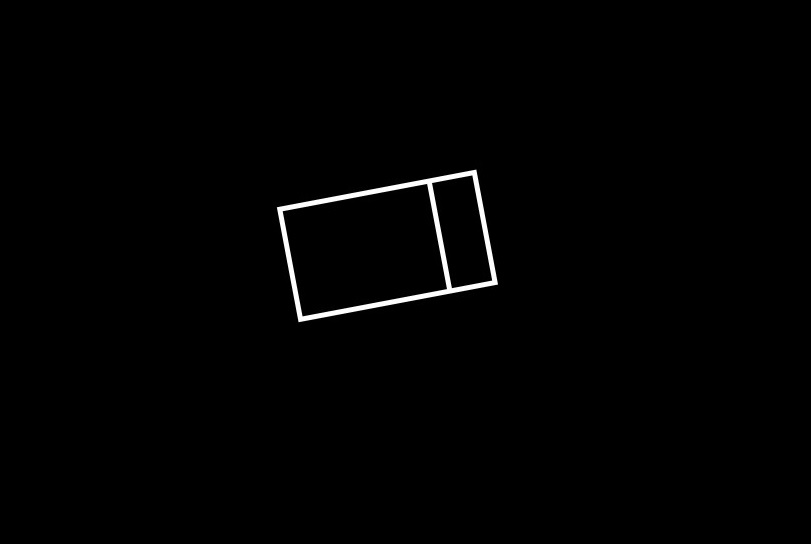
#> input picture samples/horzTilt.jpg, 811 x 544 px, found by its file name
$ python tryBox.py   (Python 2 division)   (older library calls are emulated)
#> lines starting #> are read from the running program, lines starting #| are printed output that depends on the picture; after the words box and inside, x2 and y2 are one past the last pixel; in counts of white or black regions, pixels touching at a corner belong together
### ImageProcessing.py
import cv2
import numpy as np
import math
import os

# [5 lines left out: function displayImage, not called in this run]

# draws display over a blank backgorund for temp display
def displayContours(contours, height, width):
	displayImage(getPlainDrawnContours(contours, height, width), 'contours')
	return

# binarizes img (any type)
def binarize(img):
	temp = img
	temp = grayscale(img)
	thresh, temp = cv2.threshold(temp,127,255,cv2.THRESH_OTSU)
	return thresh, temp

# enables indexed img path to be written to sample path provided
# useful to observe how images change with each iteration
# [4 lines left out: function iterativeWrites, not called in this run]

# less white
def erode(img, x=3, i=1):
	kernel = np.ones((x,x), np.uint8)
	return cv2.erode(img, kernel, iterations=i)

# more white
def dilate(img, x=3, i=1):
	kernel = np.ones((x,x), np.uint8)
	return cv2.dilate(img, kernel, iterations=i)

def resize(img, factor=0.3):
	temp = img
	return cv2.resize(temp, (0,0), fx=factor, fy=factor)

# grayscales img (returns img untouched if is already grayscale)
def grayscale(img):
	if len(img.shape) > 2:
		return cv2.cvtColor(img, cv2.COLOR_BGR2GRAY)
	else:
		return img

# returns if box provided is of horizontal orientation
# box is an array of tuples representing a rect contour
# sample parameter
# [[709 475] [331 475] [332 257] [709 257]]
# [29 lines left out: function isHorz, not called in this run]

def getPlainDrawnContours(contours, height, width, mark = False):
	img = np.zeros((height,width,3), np.uint8)

	try:
		if mark:
			for c in contours:
				img = drawContours(img, c, isHorz(c[0]))
		else:
			for c in contours:
				img = drawContours(img, c)
		return img
	except:
		if mark:
			return drawContours(img, contours, isHorz(c[0]))
		else:
			return drawContours(img, contours)

# grayscales & binarizes image
# returns editedImage, contours, and hierarchy
def getContours(img):
	img = grayscale(img)
	img2, contours, hierarchy = cv2.findContours(img, cv2.RETR_TREE, cv2.CHAIN_APPROX_SIMPLE)
	return img2, contours, hierarchy

# same as getContours() but sorted by area
def getSortedContours(img):
	img, contours, hierarchy = getContours(img)
	contours = sorted(contours, key=cv2.contourArea, reverse=True)
	return img, contours, hierarchy

# [29 lines left out: functions drawDot, drawContours, not called in this run]

# -ve angle = clockwise
# +ve angle = anti-clockwise
# returns rotated image based on angle provided
def rotateImage(img, angle):
	temp = img
	(h, w) = img.shape[:2]
	center = (w // 2, h // 2)
	M = cv2.getRotationMatrix2D(center, angle, 1.0)
	rotated = cv2.warpAffine(temp, M, (w, h), flags=cv2.INTER_CUBIC, borderMode=cv2.BORDER_TRANSPARENT)
	return rotated

# wraps a min area rect around a contour provided
# returns 3 return values from cv2.minAreaRect,
# and a [box] for drawing purposes with drawContours()
# [59 lines left out: functions getMinAreaRectFromContour, getMinAreaRectsFromImage, drawRects, not called in this run]

# takes in any kind of image
# returns an angle that would fix any misalignment based on contour orientation, e.g. text
def getAlignAngle(img):
	temp = img

	if len(temp.shape) > 2:
		temp = cv2.cvtColor(img, cv2.COLOR_BGR2GRAY)

	thresh, temp = binarize(temp)

	height, width = temp.shape

	# this erode and dilation is based on MAILROOM's context.
	# erode and dilate accordingly when dealing with different images
	temp = erode(temp, 5, 10)
	temp = dilate(temp, 5, 5)

	_, contours, hierarchy = getSortedContours(temp)

	contours = filter(lambda c: not isOutlier(cv2.contourArea(c), map(lambda c: cv2.contourArea(c), contours), 'upper'), contours)

	angles = [0]
	detectedContours = []
	horzCounter = 0
	vertCounter = 0

	# contour = contours[0]
	for contour in contours:
		center, (w, h), angle, [box] = getMinAreaRectFromContour(contour)

		detectedContours.append([box])
		if angle != 0:
			angles.append(angle)
		if isHorz([box][0]):
			horzCounter = horzCounter + 1
		else:
			vertCounter = vertCounter + 1

	contoursImg = getPlainDrawnContours(detectedContours, height, width, True)
	angles = removeOutliers(angles)
	angle = findAverageMedian(angles)
	# print 'og angle: ', angle

	orientationIsHorz = horzCounter > vertCounter

	# if current orientation is perfect vert
	if not orientationIsHorz and angle == 0:
		# print 'is perfect vert. Forcing 90 degree turn'
		if angle < 0:
			angle = angle - 90
		else:
			angle = angle + 90

	# if current orientation is horz and rotation > 45 (causing a horz -> vert rotation)
	if orientationIsHorz:
		# print 'is horz. Preventing to-vert-rotation'
		if -45>angle>-90:
			angle = 90 + angle
	else:
		# print 'is vert. Converting -ve to +ve to maximize upright probability'
		angle = -angle

	# # diagnostics-
	# print 'post adjustment angle: ', angle
	# print 'horzCounter:', horzCounter
	# print 'vertCounter:', vertCounter

	return contoursImg, angle, orientationIsHorz

# returns quartiles
# e.g. range of 2 = 2nd Quartile
# [7 lines left out: function getIQ, not called in this run]

# returns a list of length > 2 with outliers removed
def removeOutliers(arr):
	if len(arr) > 2:
		arr.sort()
		IQ1 = getIQ(arr, 1)
		IQ3 = getIQ(arr, 3)
		IQR = IQ3 - IQ1
		lower_limit = IQ1 - IQR
		upper_limit = IQ3 + IQR

		for a in arr:
			if a<lower_limit or a>upper_limit:
				arr.remove(a)
		return arr
	else:
		return arr

# returns if d is an outlier in arr
# bias is a parameter. e.g. a bias of 'upper' would mean d != outlier
# even if d is > upper limit
# [25 lines left out: function isOutlier, not called in this run]

# finds medians in a continous series
# returns the average of those medians
def findAverageMedian(arr):
	def findFrequency(arr):
		arr = map(lambda a:math.floor(a/10)*10, arr)
		frequencys = []
		for a in arr:
			match = filter(lambda f:f[0]==a, frequencys)
			if match:
				match = match[0]
				frequencys.remove(match)
				count = (a, match[1] + 1)
				frequencys.append(count)
			else:
				count = (a, 1)
				frequencys.append(count)
		return frequencys

	if arr:
		frequencys = findFrequency(arr)
		# print 'frequencys: ', frequencys
		lower_limit = filter(lambda f: f[1] == max(map(lambda f:f[1], frequencys)), frequencys)[0][0]
		range = (lower_limit, lower_limit+10)
		medians = filter(lambda a:range[0]<=a<=range[1], arr)
		averageMedians = sum(medians)/len(medians)
		return averageMedians
	else:
		return arr

# [5 lines left out: function createMask, not called in this run]

### tryBox.py
import ImageProcessing as ip
import Util as u
import numpy as np
import cv2
import sys
import os

vertImgPath = 'D:/Code/Python/OpenCV/samples/horzTilt.jpg'
# [10 lines of commented-out code are left out]

imgPath2 = 'D:/Code/Python/OpenCV/samples/labelled/ori.jpg'
newImgPath = 'D:/Code/Python/OpenCV/samples/labelled/filtered.jpg'
rotatedPath = 'D:/Code/Python/OpenCV/samples/labelled/rotated.jpg'
contoursPath = 'D:/Code/Python/OpenCV/samples/labelled/contours.jpg'

ori = cv2.imread(vertImgPath, cv2.IMREAD_COLOR)
#> ori is the input picture: shape (544, 811, 3); min 0, max 255, mean 2.1
cv2.imwrite(imgPath2, ori)
img = ori

contourImg, angle, isHorz = ip.getAlignAngle(img)
#> in binarize, `thresh, temp = cv2.threshold(temp,127,255,cv2.THRESH_OTSU)`: temp: shape (544, 811); 0.84% white; 1 white region, box (x1, y1, x2, y2) and area: (277, 170, 498, 322) 3684
#> in binarize, `thresh, temp = cv2.threshold(temp,127,255,cv2.THRESH_OTSU)`: thresh = 119
#> in erode, `return cv2.erode(img, kernel, iterations=i)`: returned value: shape (544, 811); every value is 0
#> in getContours, `img2, contours, hierarchy = cv2.findContours(img, cv2.RETR_TREE, cv2.C..`: contours = []
#> after the loop in getAlignAngle, `for contour in contours:`: angles = [0]; detectedContours = []; horzCounter = 0
#> after the loop in getPlainDrawnContours, `for c in contours:`: img: shape (544, 811, 3); every value is 0
#> in findFrequency, `arr = map(lambda a:math.floor(a/10)*10, arr)`: arr = [0]
#> the loop in findFrequency, `for a in arr:` made 1 pass
#> count on pass 1: (0, 1)
#> after the loop in findFrequency, `for a in arr:`: frequencys = [(0, 1)]
#> in findAverageMedian, `lower_limit = filter(lambda f: f[1] == max(map(lambda f:f[1], frequenc..`: lower_limit = 0
#> in findAverageMedian, `range = (lower_limit, lower_limit+10)`: range = (0, 10)
#> in findAverageMedian, `medians = filter(lambda a:range[0]<=a<=range[1], arr)`: medians = [0]
#> in findAverageMedian, `averageMedians = sum(medians)/len(medians)`: averageMedians = 0
#> in getAlignAngle, `orientationIsHorz = horzCounter > vertCounter`: orientationIsHorz = False
#> in getAlignAngle, `angle = angle + 90`: angle = 90
#> in getAlignAngle, `angle = -angle`: angle = -90
#> angle = -90; isHorz = False
print 'angle: ', angle
#| angle:  -90
print 'isHorz: ', isHorz
#| isHorz:  False

cv2.imwrite(contoursPath, contourImg)
img = ip.rotateImage(img, angle)
#> in rotateImage, `M = cv2.getRotationMatrix2D(center, angle, 1.0)`: M = [[6.12e-17, -1, 677], [1, 6.12e-17, -133]]
#> in rotateImage, `rotated = cv2.warpAffine(temp, M, (w, h), flags=cv2.INTER_CUBIC, borde..`:
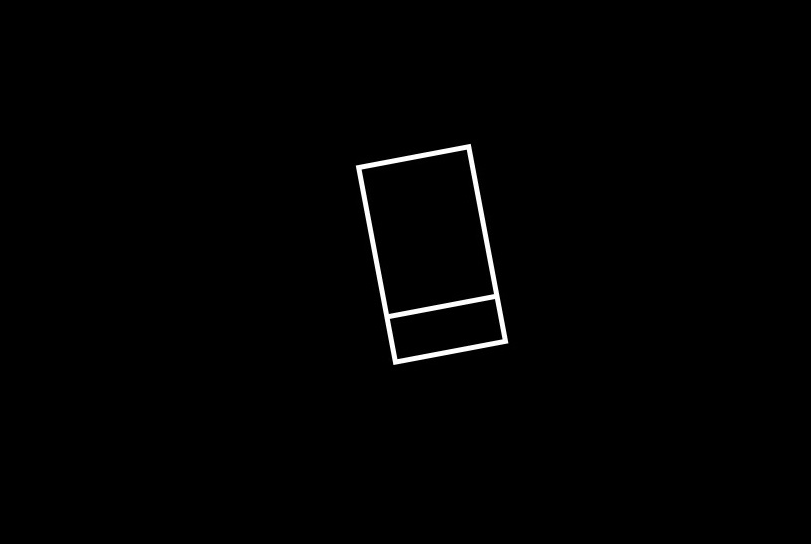
#> rotated: shape (544, 811, 3); min 0, max 255, mean 2.1
cv2.imwrite(rotatedPath, img)

print 'PreVision script done.'
